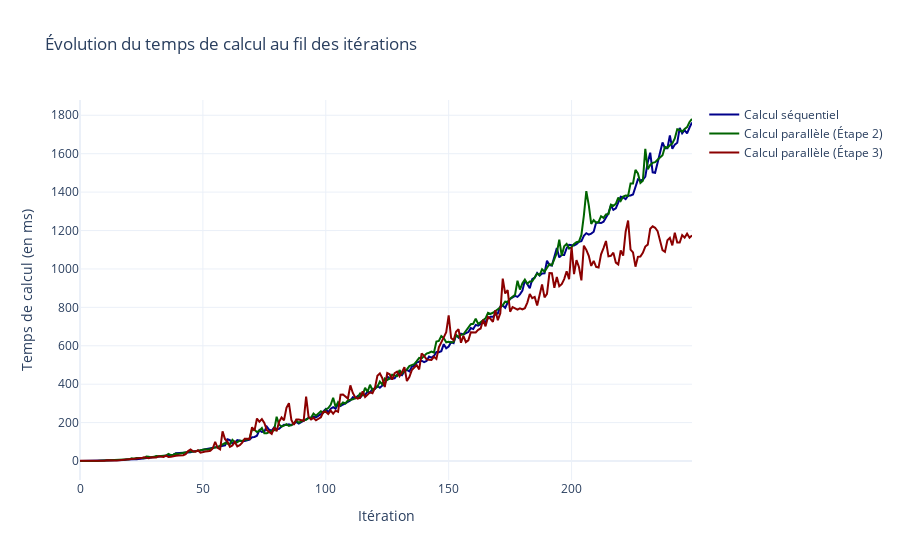

Notebook code cell kept with this figure:
### Code cell
fig = go.Figure()

fig.add_trace(go.Scatter(
    x=seq_computing_results.index,
    y=seq_computing_results["Computing time"],
    name="Calcul séquentiel",
    line=dict(color="darkblue")
))

fig.add_trace(go.Scatter(
    x=par_step_2_computing_results.index,
    y=par_step_2_computing_results["Computing time"],
    name="Calcul parallèle (Étape 2)",
    line=dict(color="darkgreen")
))

fig.add_trace(go.Scatter(
    x=par_step_3_computing_results.index,
    y=par_step_3_computing_results["Computing time"],
    name="Calcul parallèle (Étape 3)",
    line=dict(color="darkred")
))

fig.update_layout(
    title="Évolution du temps de calcul au fil des itérations",
    xaxis_title="Itération",
    yaxis_title="Temps de calcul (en ms)",
    template="plotly_white"
)

fig.show()

### Figure 1 — Plotly figure (JSON) as saved in the notebook; plotly's stock layout.template omitted (floating-point values rounded to 4 significant figures; data arrays with more than 128 entries replaced by an {"elided": "..."} marker saying what was removed)
{"data": [{"line": {"color": "darkblue"}, "name": "Calcul séquentiel", "type": "scatter", "x": {"elided": "250 int values"}, "y": {"elided": "250 float values"}}, {"line": {"color": "darkgreen"}, "name": "Calcul parallèle (Étape 2)", "type": "scatter", "x": {"elided": "250 int values"}, "y": {"elided": "250 float values"}}, {"line": {"color": "darkred"}, "name": "Calcul parallèle (Étape 3)", "type": "scatter", "x": {"elided": "250 int values"}, "y": {"elided": "250 float values"}}], "layout": {"title": {"text": "Évolution du temps de calcul au fil des itérations"}, "xaxis": {"title": {"text": "Itération"}}, "yaxis": {"title": {"text": "Temps de calcul (en ms)"}}}}
